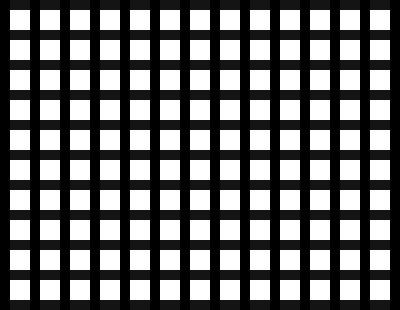
Frame 1 (no input)
Frame 60 (the mouse pressed at the canvas centre just before this capture): identical to frame 1, image omitted
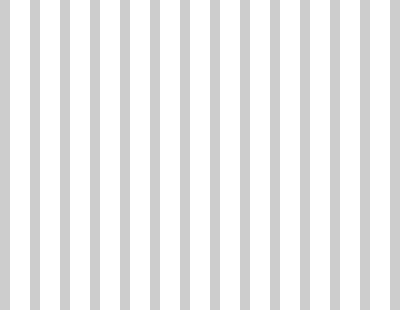
Frame 120 (the mouse held since frame 60 and released just before this capture)

The Processing sketch that drew these frames (run headless with seeded random() and noise(); from frame 60 on, the mouse is pressed at the canvas centre):

// Processing sketch: processing_28409
// ── processing_28409.pde

void setup (){
  size (400, 310);
}

void draw (){
  
  background (255);


if (mousePressed) {
 
  for (int i=0; i <= width; i=i+30){
    fill (0, 0, 0, 50);
      rect (i, 0, 10, height);
      
 
  }
  
}else{
     noStroke ();   
  
    for (int i=0; i <= width; i=i+30){
      fill (0);
      rect (i, 0, 10, height);
      
 
  }
 
  for (int i=0; i <= width; i=i+30){
     
      for (int j=0; j <= 100; j=j+10){
      fill (0, 0, 0, j);
      rect (0, i, width, 10);
      } 
  }
}

}
